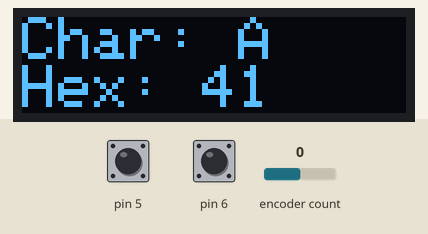
Simulated run of this sketch. Board: Arduino Uno, built with avr-gcc and run on an emulated ATmega328P. Shown: 128×32 one-colour display. Inputs (shaded band) come from the test bench; at power-on: encoder count 0, pin 5 HIGH, pin 6 HIGH.

Above: at 1.2 s.
1.3 s: encoder count set to 4
At 2.4 s:
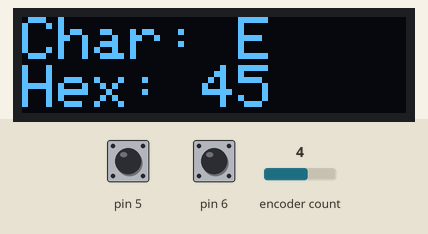
2.9 s: encoder count set to 8
At 3.6 s:
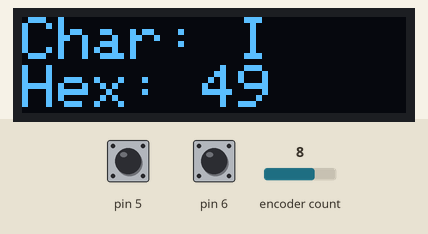
4.5 s: encoder count set to 12
At 5.8 s:
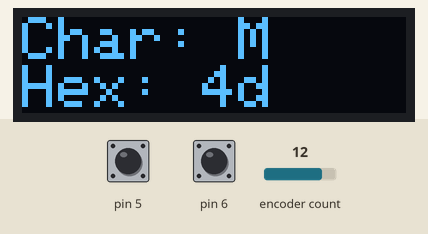
6.1 s: encoder count set to 16
At 7.2 s:
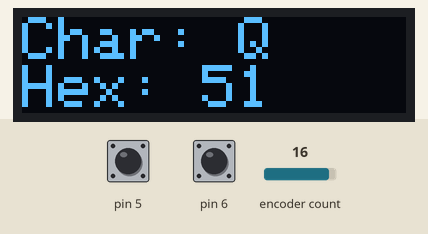
7.7 s: encoder count set to 20
At 8.5 s:
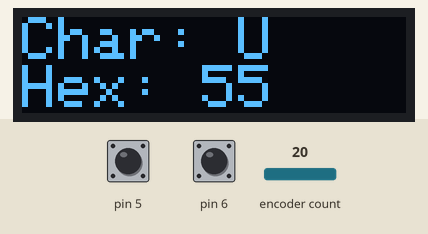
9.3 s: encoder count set to 24
At 9.7 s:
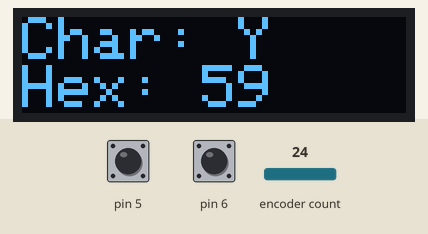
Timing chart, 0 to 11.9 s (numbered marks = the images above; inputs shaded):
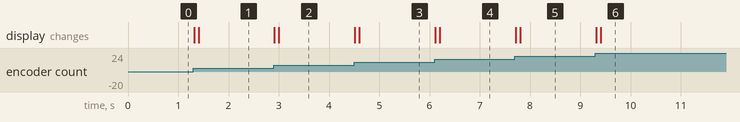

The sketch:

Encoder_inp_ard_OLED.ino
```cpp
// (licence header left out)
#include <SPI.h>
#include <Wire.h>
#include <Adafruit_GFX.h>
#include <Adafruit_SSD1306.h>

#define SCREEN_WIDTH 128 // OLED display width, in pixels
#define SCREEN_HEIGHT 32 // OLED display height, in pixels

Adafruit_SSD1306 display(SCREEN_WIDTH, SCREEN_HEIGHT, &Wire);

#include <EncButton2.h>
EncButton2<EB_ENC> enc0(INPUT, 2, 3);
EncButton2<EB_BTN> a_button(INPUT, 5);
EncButton2<EB_BTN> b_button(INPUT, 6);
int curr_key;
String encoder_input;

void setup(void){
  curr_key = 65;
  Serial.begin(115200);
  if(!display.begin(SSD1306_SWITCHCAPVCC, 0x3C)) { // Address 0x3C for 128x32
    Serial.println(F("SSD1306 allocation failed"));
    for(;;); // Don't proceed, loop forever
  }
  display.clearDisplay();
  disp();
}

void disp(){
  display.clearDisplay();
  display.setTextSize(2);
  display.setTextColor(SSD1306_WHITE);
  display.setCursor(0,0);
  display.print("Char: ");
  display.print(char(curr_key));
  display.setCursor(0,16);
  display.print("Hex: ");
  String hexstr;
  if (curr_key < 16)
    hexstr += 0;
  hexstr +=  String(curr_key, HEX);
  display.print(hexstr);
  display.display();

}

void loop(){
  enc0.tick();
  if (enc0.left()){
    curr_key--;
    disp();
  }
  if (enc0.right()){
    curr_key++;
    disp();
  }

  if(curr_key < 32)
    curr_key = 126;

  if(curr_key > 126)
    curr_key = 32;

  if (enc0.turn()) {
    //Serial.println(char(curr_key));
    disp();
  }
  a_button.tick();
  if (a_button.press()){
    encoder_input += char(curr_key);
    Serial.println(encoder_input);
    disp();
  }
  b_button.tick();
  if (b_button.press()){
    if(encoder_input.length() > 0)
      encoder_input.remove(encoder_input.length() -1, 1);
    Serial.println(encoder_input);
    disp();
  }
}
```

Measured:
- after the input at 1.3 s, the display: first changes at once (image 1 shows a later state)
- after the input at 2.9 s, the display: first changes at once (image 2 shows a later state)
- after the input at 4.5 s, the display: first changes at once (image 3 shows a later state)
- after the input at 6.1 s, the display: first changes at once (image 4 shows a later state)
- after the input at 7.7 s, the display: first changes at once (image 5 shows a later state)
- after the input at 9.3 s, the display: first changes at once (image 6 shows a later state)
